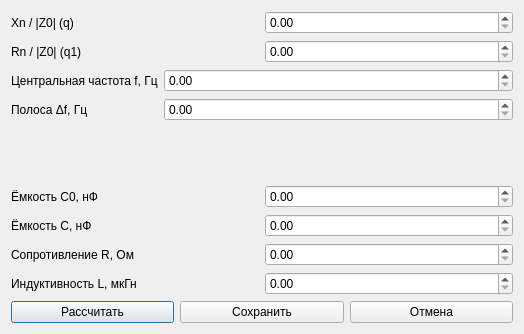
<?xml version="1.0" encoding="UTF-8"?>
<ui version="4.0">
 <class>selectionOfCorrectiveElements</class>
 <widget class="QDialog" name="selectionOfCorrectiveElements">
  <property name="geometry">
   <rect>
    <x>0</x>
    <y>0</y>
    <width>524</width>
    <height>334</height>
   </rect>
  </property>
  <property name="windowTitle">
   <string>Подбор корректирующих элементов</string>
  </property>
  <property name="locale">
   <locale language="English" country="UnitedStates"/>
  </property>
  <layout class="QGridLayout" name="gridLayout_4">
   <item row="0" column="0">
    <layout class="QGridLayout" name="gridLayout">
     <item row="0" column="0">
      <widget class="QLabel" name="label_7">
       <property name="text">
        <string>Xn / |Z0| (q)</string>
       </property>
      </widget>
     </item>
     <item row="0" column="1">
      <widget class="QDoubleSpinBox" name="qBox">
       <property name="maximum">
        <double>1.000000000000000</double>
       </property>
       <property name="singleStep">
        <double>0.010000000000000</double>
       </property>
      </widget>
     </item>
     <item row="1" column="0">
      <widget class="QLabel" name="label_8">
       <property name="text">
        <string>Rn / |Z0| (q1)</string>
       </property>
      </widget>
     </item>
     <item row="1" column="1">
      <widget class="QDoubleSpinBox" name="q1Box">
       <property name="maximum">
        <double>1.000000000000000</double>
       </property>
       <property name="singleStep">
        <double>0.010000000000000</double>
       </property>
      </widget>
     </item>
    </layout>
   </item>
   <item row="1" column="0">
    <layout class="QFormLayout" name="formLayout_2">
     <item row="0" column="1">
      <widget class="QDoubleSpinBox" name="freqBox">
       <property name="maximum">
        <double>1000000.000000000000000</double>
       </property>
      </widget>
     </item>
     <item row="0" column="0">
      <widget class="QLabel" name="label_5">
       <property name="text">
        <string>Центральная частота f, Гц</string>
       </property>
      </widget>
     </item>
     <item row="1" column="1">
      <widget class="QDoubleSpinBox" name="deltaFreqBox">
       <property name="maximum">
        <double>1000000.000000000000000</double>
       </property>
      </widget>
     </item>
     <item row="1" column="0">
      <widget class="QLabel" name="label_6">
       <property name="text">
        <string>Полоса Δf, Гц</string>
       </property>
      </widget>
     </item>
    </layout>
   </item>
   <item row="2" column="0">
    <layout class="QGridLayout" name="gridLayout_2">
     <item row="0" column="0">
      <widget class="QLabel" name="label">
       <property name="text">
        <string>Ёмкость C0, нФ</string>
       </property>
      </widget>
     </item>
     <item row="0" column="1">
      <widget class="QDoubleSpinBox" name="capacityC0Box">
       <property name="maximum">
        <double>100000.000000000000000</double>
       </property>
      </widget>
     </item>
     <item row="1" column="0">
      <widget class="QLabel" name="label_2">
       <property name="text">
        <string>Ёмкость C, нФ</string>
       </property>
      </widget>
     </item>
     <item row="1" column="1">
      <widget class="QDoubleSpinBox" name="capacityCBox">
       <property name="maximum">
        <double>100000.000000000000000</double>
       </property>
      </widget>
     </item>
     <item row="2" column="0">
      <widget class="QLabel" name="label_3">
       <property name="text">
        <string>Сопротивление R, Ом</string>
       </property>
      </widget>
     </item>
     <item row="2" column="1">
      <widget class="QDoubleSpinBox" name="resistanceRBox">
       <property name="maximum">
        <double>10000.000000000000000</double>
       </property>
      </widget>
     </item>
     <item row="3" column="0">
      <widget class="QLabel" name="label_4">
       <property name="text">
        <string>Индуктивность L, мкГн</string>
       </property>
      </widget>
     </item>
     <item row="3" column="1">
      <widget class="QDoubleSpinBox" name="inductanceLBox">
       <property name="maximum">
        <double>100000.000000000000000</double>
       </property>
      </widget>
     </item>
    </layout>
   </item>
   <item row="3" column="0">
    <layout class="QGridLayout" name="gridLayout_3">
     <item row="0" column="0">
      <widget class="QPushButton" name="calculateButton">
       <property name="text">
        <string>Расcчитать</string>
       </property>
      </widget>
     </item>
     <item row="0" column="1">
      <widget class="QPushButton" name="saveButton">
       <property name="text">
        <string>Сохранить</string>
       </property>
      </widget>
     </item>
     <item row="0" column="2">
      <widget class="QPushButton" name="cancelButton">
       <property name="text">
        <string>Отмена</string>
       </property>
      </widget>
     </item>
    </layout>
   </item>
  </layout>
 </widget>
 <resources/>
 <connections/>
</ui>
